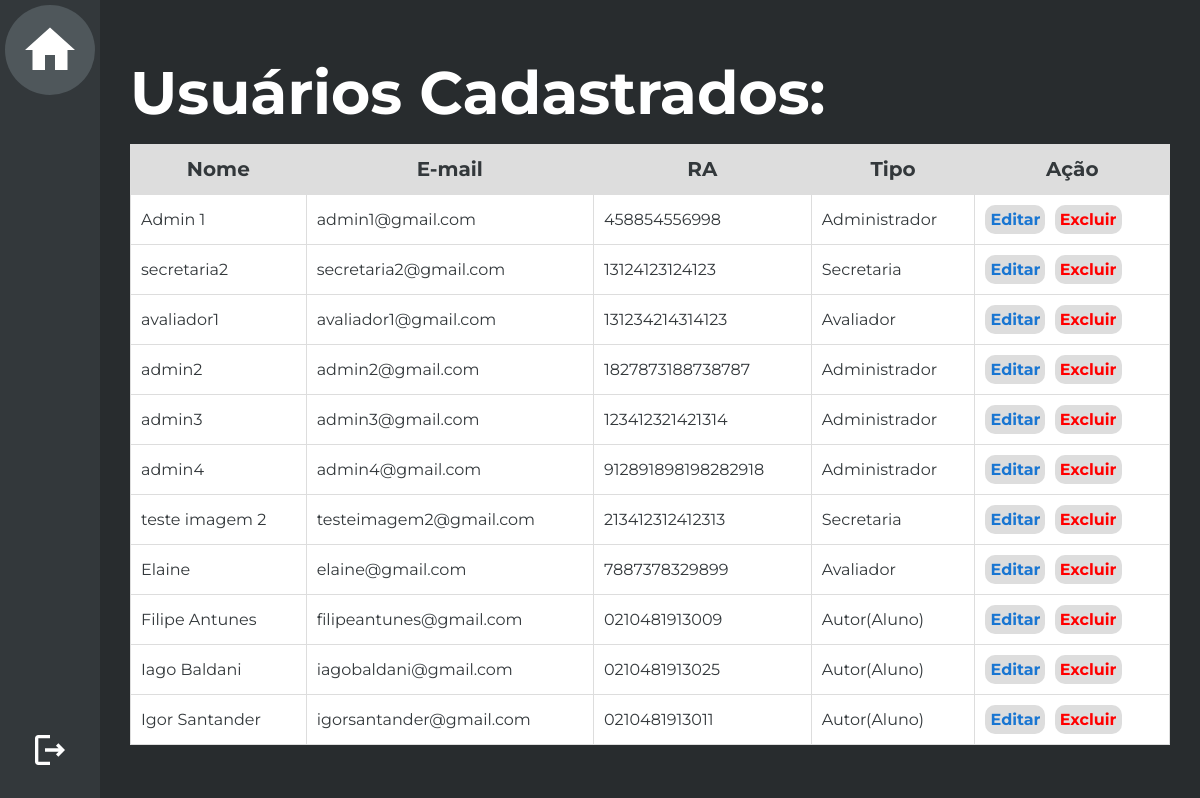
The app's page /Edição de usuário/Secretaria/UsuariosCadastrados.php?id=27 (signed in) with its own data.
### tables this page shows
CREATE TABLE `usuario` (
  `cod_usuario` smallint(4) NOT NULL,
  `nome` varchar(50) NOT NULL,
  `senha` varchar(32) NOT NULL,
  `cpf` varchar(50) NOT NULL DEFAULT '',
  `email` varchar(50) NOT NULL,
  `matricula` varchar(50) NOT NULL DEFAULT '',
  `tipo` int(11) NOT NULL DEFAULT 0,
  `curso` int(11) NOT NULL,
  `datacadastro` date DEFAULT NULL,
  `diretorio_imagem` varchar(70) NOT NULL
);

### Edição de usuário/Secretaria/UsuariosCadastrados.php (the view, shortened to what this page needs)
<?php
    include("../../conexao.php");
    $id_usuario = intval($_GET['id']);
    $sql_code = "SELECT * FROM usuario";
    $sql_query = $mysqli->query($sql_code) or die($mysqli->error);
    $linha = $sql_query->fetch_assoc();
?>
<html>
    <head>
        <link rel="stylesheet" type="text/css" href="../styleTabelaUsuarios.css"/>
    </head>
    <body>
        <aside>
            <div class="menu">
                <div class="menu-box home" id="home"><a href="javascript:history.back()">
                    <div class="home-img"> <img src="../../Imagens/home-white-18dp.svg" height="60px"/> </div>
                </a></div>
                <div class="menu-box" id="logout"><a href="../../logout.php">
                    <img src="../../Imagens/logout-white-18dp.svg" height="40px"/>
                </a></div>
            </div>
        </aside>
        <main>
            <div class="principal">
                <div class="filler"></div>
                <div class="container">
                    <h1>Usuários Cadastrados:</h1>
                    <table border=1 cellpadding=10>
                        <tr class=titulo>
                            <td>Nome</td>
                            <td>E-mail</td>
                            <td>RA</td>
                            <td>Tipo</td>
                            <td>Ação</td>
                        </tr>
                        <?php
                            do{
                        ?>
                        <tr>
                            <td><?php echo $linha['nome']; ?></td>
                            <td><?php echo $linha['email']; ?></td>
                            <td><?php echo $linha['matricula']; ?></td>
                            <td><?php
                                     if($linha['tipo']==1){
                                         echo "Administrador";
                                     }
                                     else if($linha['tipo']==2){
                                        echo "Autor(Aluno)";
                                    }
                                    else if($linha['tipo']==3){
                                        echo "Avaliador";
                                    }
                                    else if($linha['tipo']==4){
                                        echo "Secretaria";
                                    }
                                ?></td>
                            <td>
                                <a href="edicaoUsuarioSecretaria.php?usuario=<?php echo $linha['cod_usuario']; ?>&id=<?php echo $id_usuario; ?>">Editar</a>
                                <a href="../../Confirmações/confirmExcluir.php?usuario=<?php echo $linha['cod_usuario']; ?>&id=<?php echo $id_usuario;?>">Excluir</a>
                            </td>
                        </tr>
                        <?php } while($linha = $sql_query->fetch_assoc()); ?>
                    </table>
            </div>
        </main>
    </body>
</html>

### Edição de usuário/styleTabelaUsuarios.css (style rules this page uses)
* { font-family: 'Montserrat', sans-serif; box-sizing:border-box; margin: 0; padding: 0; color:white; text-decoration: none; }
main { display: flex }
.menu { position: fixed; display: flex; flex-direction: column; align-items: center; justify-content: space-between; width: 100px; height: 100%; background-color: #33383B; }
.menu-box { font-weight: bold; display: flex; justify-content: center; align-items: center; width: 100%; height: 100px; padding: 30px; cursor: pointer; transition: all linear 0.3s; }
.home-img { display: flex; align-items: center; justify-content: center; background-color: #4F575B; height: 90px; width: 90px; border-radius: 45px; cursor: pointer; }
.principal { height: 100%; flex: 1; display: flex; align-items: center; background-color: #282C2E; }
.filler { width: 100px; height: 100vh; }
.container { display: flex; flex-direction: column; padding:30px; height:100%; width: 1100px; }
.container h1 { font-size: 60px; margin-bottom: 15px; }
table { background-color: #FFF; width: 100%; border-collapse: collapse; border-top-left-radius: 20px; border-top-right-radius: 20px; }
table tr { height: 50px; }
table td { color: #33383B; padding: 10px; border: 1px solid #ddd; }
td a { margin-right: 5px; display: inline-block; color: #1976D2; font-weight: bold; background-color: #ddd; padding: 5px; border-radius: 10px; transition: all linear 0.3s; }
td a:nth-last-child(1) { color: #ff0000; }
.titulo td { font-weight: bold; font-size: 20px; background-color: #ddd; text-align: center; }

### records on screen
usuario: nome "Admin 1", email "admin1@gmail.com", matricula "458854556998", shows "Administrador"
usuario: nome "secretaria2", email "secretaria2@gmail.com", matricula "13124123124123", shows "Secretaria"
usuario: nome "avaliador1", email "avaliador1@gmail.com", matricula "131234214314123", shows "Avaliador"
usuario: nome "admin2", email "admin2@gmail.com", matricula "1827873188738787", shows "Administrador"
usuario: nome "admin3", email "admin3@gmail.com", matricula "123412321421314", shows "Administrador"
usuario: nome "admin4", email "admin4@gmail.com", matricula "912891898198282918", shows "Administrador"
usuario: nome "teste imagem 2", email "testeimagem2@gmail.com", matricula "213412312412313", shows "Secretaria"
usuario: nome "Elaine", email "elaine@gmail.com", matricula "7887378329899", shows "Avaliador"
usuario: nome "Filipe Antunes", email "filipeantunes@gmail.com", matricula "0210481913009", shows "Autor(Aluno)"
usuario: nome "Iago Baldani", email "iagobaldani@gmail.com", matricula "0210481913025", shows "Autor(Aluno)"
usuario: nome "Igor Santander", email "igorsantander@gmail.com", matricula "0210481913011", shows "Autor(Aluno)"
